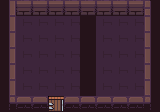

This game map was drawn from its Tiled (.tmx) file and the tilesets committed beside it. A one-line description and the full map source follow:
An orthogonal 10x7 tile map with 16x16 px tiles, 1 tile layer (Calque de Tuiles 1), 1 hidden layer not drawn and 5 objects.

<map version="1.10" tiledversion="1.10.2" orientation="orthogonal" renderorder="right-down" width="10" height="7" tilewidth="16" tileheight="16" infinite="0" nextlayerid="6" nextobjectid="10">
 <tileset firstgid="1" source="Dungeon_Tileset.tsx" />
 <layer id="1" name="Calque de Tuiles 1" width="10" height="7">
  <data encoding="csv">
31,2,2,2,2,2,5,2,2,6,
11,23,23,23,23,79,23,23,23,16,
11,23,23,23,23,79,23,23,23,16,
11,23,23,23,23,79,23,23,23,16,
11,23,23,23,23,79,23,23,23,16,
11,23,23,23,23,79,23,23,23,16,
41,42,42,37,42,42,42,42,42,46
</data>
 </layer>
 <layer id="4" name="collision" width="10" height="7" visible="0">
  <data encoding="csv">
87,87,87,87,87,87,87,87,87,87,
87,0,0,0,0,87,0,0,0,87,
87,0,0,0,0,87,0,0,0,87,
87,0,0,0,0,87,0,0,0,87,
87,0,0,0,0,87,0,0,0,87,
87,0,0,0,0,87,0,0,0,87,
87,87,87,0,87,87,87,87,87,87
</data>
 </layer>
 <objectgroup id="5" name="entites">
  <object id="4" x="47.4648" y="96.1666" width="16.3199" height="15.9935">
   <properties>
    <property name="categorie" value="porte" />
    <property name="versSalle" value="1" />
    <property name="x spawn" value="3" />
    <property name="y spawn" value="0" />
   </properties>
  </object>
  <object id="6" x="31.3266" y="32.7998" width="16.3199" height="15.9935">
   <properties>
    <property name="categorie" value="monstre" />
    <property name="damages" value="1" />
    <property name="health" value="3" />
    <property name="speed" value="0" />
    <property name="type" value="immobile" />
    <property name="x spawn" value="2" />
    <property name="y spawn" value="4" />
   </properties>
  </object>
  <object id="7" x="15.9935" y="80.7833" width="16.3199" height="15.9935">
   <properties>
    <property name="IDTP" value="0" />
    <property name="TPRelie" value="1" />
    <property name="categorie" value="teleporteur" />
    <property name="directionSortie" value="gauche" />
    <property name="x spawn" value="1" />
    <property name="y spawn" value="1" />
   </properties>
  </object>
  <object id="8" x="127.621" y="31.4973" width="16.3199" height="15.9935">
   <properties>
    <property name="IDTP" value="1" />
    <property name="TPRelie" value="0" />
    <property name="categorie" value="teleporteur" />
    <property name="directionSortie" value="droite" />
    <property name="x spawn" value="8" />
    <property name="y spawn" value="4" />
   </properties>
  </object>
  <object id="9" x="111.301" y="80.1305" width="16.3199" height="15.9935">
   <properties>
    <property name="categorie" value="powerUps" />
    <property name="duration" value="4000" />
    <property name="power_up_type" value="speed_tempo" />
    <property name="value" value="3" />
    <property name="x spawn" value="7" />
    <property name="y spawn" value="1" />
   </properties>
  </object>
 </objectgroup>
</map>
